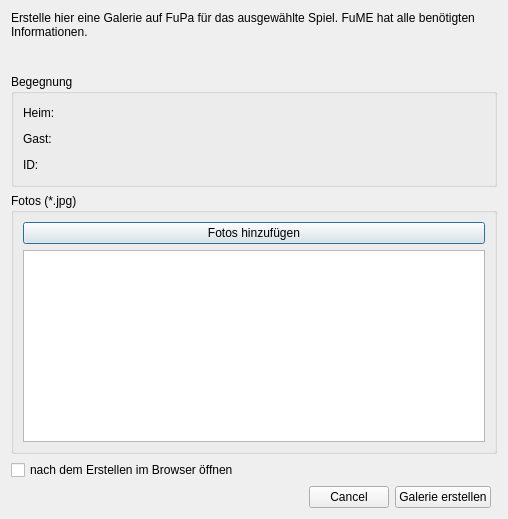
<?xml version="1.0" encoding="UTF-8"?>
<ui version="4.0">
 <class>Dialog</class>
 <widget class="QDialog" name="Dialog">
  <property name="geometry">
   <rect>
    <x>0</x>
    <y>0</y>
    <width>508</width>
    <height>519</height>
   </rect>
  </property>
  <property name="windowTitle">
   <string>Galerie erstellen</string>
  </property>
  <layout class="QGridLayout" name="gridLayout_3">
   <item row="3" column="0" colspan="3">
    <widget class="QGroupBox" name="groupBox">
     <property name="title">
      <string>Fotos (*.jpg)</string>
     </property>
     <layout class="QGridLayout" name="gridLayout">
      <item row="0" column="0">
       <widget class="QPushButton" name="pushButton">
        <property name="text">
         <string>Fotos hinzufügen</string>
        </property>
       </widget>
      </item>
      <item row="1" column="0">
       <widget class="QPlainTextEdit" name="plainTextEdit">
        <property name="lineWrapMode">
         <enum>QPlainTextEdit::NoWrap</enum>
        </property>
        <property name="readOnly">
         <bool>true</bool>
        </property>
       </widget>
      </item>
     </layout>
    </widget>
   </item>
   <item row="0" column="0" colspan="3">
    <widget class="QLabel" name="label">
     <property name="text">
      <string>Erstelle hier eine Galerie auf FuPa für das ausgewählte Spiel. FuME hat alle benötigten Informationen.</string>
     </property>
     <property name="wordWrap">
      <bool>true</bool>
     </property>
    </widget>
   </item>
   <item row="5" column="1">
    <widget class="QPushButton" name="pushButton_2">
     <property name="text">
      <string>Galerie erstellen</string>
     </property>
    </widget>
   </item>
   <item row="1" column="0">
    <spacer name="verticalSpacer">
     <property name="orientation">
      <enum>Qt::Vertical</enum>
     </property>
     <property name="sizeHint" stdset="0">
      <size>
       <width>20</width>
       <height>5</height>
      </size>
     </property>
    </spacer>
   </item>
   <item row="5" column="0">
    <widget class="QDialogButtonBox" name="buttonBox">
     <property name="orientation">
      <enum>Qt::Horizontal</enum>
     </property>
     <property name="standardButtons">
      <set>QDialogButtonBox::Cancel</set>
     </property>
    </widget>
   </item>
   <item row="2" column="0" colspan="3">
    <widget class="QGroupBox" name="groupBox_2">
     <property name="title">
      <string>Begegnung</string>
     </property>
     <layout class="QGridLayout" name="gridLayout_2">
      <item row="1" column="1">
       <widget class="QLabel" name="label_5"/>
      </item>
      <item row="0" column="0">
       <widget class="QLabel" name="label_2">
        <property name="text">
         <string>Heim:</string>
        </property>
       </widget>
      </item>
      <item row="1" column="0">
       <widget class="QLabel" name="label_4">
        <property name="text">
         <string>Gast:</string>
        </property>
       </widget>
      </item>
      <item row="2" column="1">
       <widget class="QLabel" name="label_7"/>
      </item>
      <item row="2" column="0">
       <widget class="QLabel" name="label_6">
        <property name="text">
         <string>ID:</string>
        </property>
       </widget>
      </item>
      <item row="0" column="1">
       <widget class="QLabel" name="label_3"/>
      </item>
      <item row="2" column="2">
       <spacer name="horizontalSpacer">
        <property name="orientation">
         <enum>Qt::Horizontal</enum>
        </property>
        <property name="sizeHint" stdset="0">
         <size>
          <width>40</width>
          <height>20</height>
         </size>
        </property>
       </spacer>
      </item>
      <item row="1" column="2">
       <spacer name="horizontalSpacer_2">
        <property name="orientation">
         <enum>Qt::Horizontal</enum>
        </property>
        <property name="sizeHint" stdset="0">
         <size>
          <width>40</width>
          <height>20</height>
         </size>
        </property>
       </spacer>
      </item>
      <item row="0" column="2">
       <spacer name="horizontalSpacer_3">
        <property name="orientation">
         <enum>Qt::Horizontal</enum>
        </property>
        <property name="sizeHint" stdset="0">
         <size>
          <width>40</width>
          <height>20</height>
         </size>
        </property>
       </spacer>
      </item>
     </layout>
    </widget>
   </item>
   <item row="4" column="0">
    <widget class="QCheckBox" name="checkBox">
     <property name="text">
      <string>nach dem Erstellen im Browser öffnen</string>
     </property>
    </widget>
   </item>
  </layout>
 </widget>
 <resources/>
 <connections>
  <connection>
   <sender>buttonBox</sender>
   <signal>accepted()</signal>
   <receiver>Dialog</receiver>
   <slot>accept()</slot>
   <hints>
    <hint type="sourcelabel">
     <x>248</x>
     <y>254</y>
    </hint>
    <hint type="destinationlabel">
     <x>157</x>
     <y>274</y>
    </hint>
   </hints>
  </connection>
  <connection>
   <sender>buttonBox</sender>
   <signal>rejected()</signal>
   <receiver>Dialog</receiver>
   <slot>reject()</slot>
   <hints>
    <hint type="sourcelabel">
     <x>316</x>
     <y>260</y>
    </hint>
    <hint type="destinationlabel">
     <x>286</x>
     <y>274</y>
    </hint>
   </hints>
  </connection>
 </connections>
</ui>
